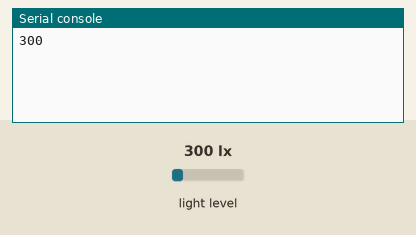
This program was run on a simulated Raspberry Pi Pico running MicroPython. On the bench: the last lines printed to the serial console. Inputs (shaded band) come from the test bench; at power-on: light level 300 lx. Library files of the repository ran but are not shown: bh1750.py.

Above: at 1.2 s.
1.3 s: light level set to 40 lx
At 3.1 s:
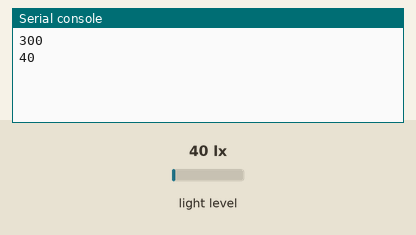
4.2 s: light level set to 500 lx
At 5.2 s:
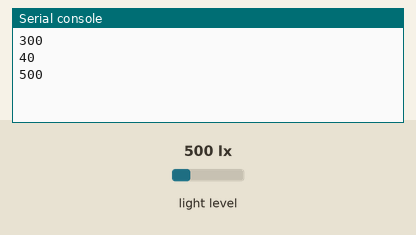
Timing chart, 0 to 7.2 s (numbered marks = the images above; inputs shaded):
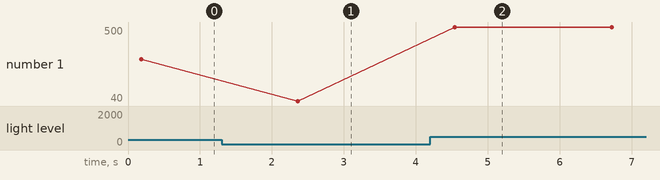

The program:

buch-rpi-pico-kap7-bh1750.py
```python
# Pico - I2C mit BH1750
# Datei: buch-rpi-pico-kap7-bh1750.py

# Bibliothek
from machine import Pin, I2C
from bh1750 import BH1750
import utime

# I2C
sda=machine.Pin(8)
scl=machine.Pin(9)
i2c = I2C(0, scl=scl, sda=sda, freq=100000)

#Sensor
s = BH1750(i2c)

# Hauptprogramm
while True:
    lux=s.luminance(BH1750.ONCE_HIRES_1)
    luxInt=int(lux)
    print(luxInt)
    utime.sleep(2)
```

Measured:
- after the input at 1.3 s, the serial console: prints a new line after 1.1 s (image 1)
- after the input at 4.2 s, the serial console: prints a new line after 0.34 s (image 2)
- plotted number 1: 300 → 40 after the input at 1.3 s, 40 → 500 after the input at 4.2 s
